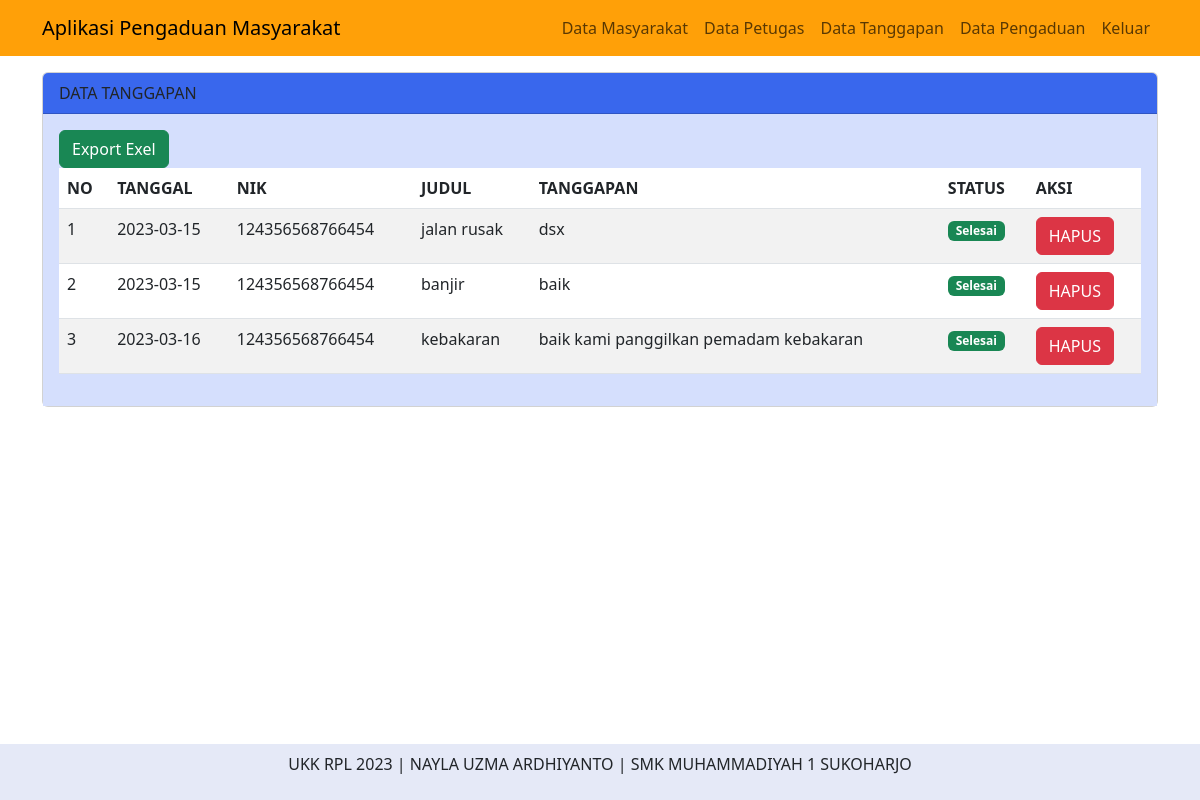
/admin/index.php?page=tanggapan (signed in), run on the app's committed database.
### tables this page shows
CREATE TABLE `tanggapan` (
  `id_tanggapan` int(11) NOT NULL,
  `id_pengaduan` int(11) NOT NULL,
  `tgl_tanggapan` date NOT NULL,
  `tanggapan` text NOT NULL,
  `id_petugas` int(11) NOT NULL
);

CREATE TABLE `pengaduan` (
  `id_pengaduan` int(11) NOT NULL,
  `tgl_pengaduan` date NOT NULL,
  `nik` char(16) NOT NULL,
  `judul_laporan` varchar(50) NOT NULL,
  `isi_laporan` text NOT NULL,
  `foto` varchar(255) NOT NULL,
  `status` enum('0','proses','selesai') NOT NULL
);

### admin/data_tanggapan.php (the view, shortened to what this page needs)
<div class="container">
<div class="row">
    <div class="col-md-12 mt-3">
    <div class="card">
            <div class="card-header" style="background-color: #3967ED;">
                DATA TANGGAPAN
            </div>
            <div class="card-body" style="background-color: #D5DFFD;">
                <a href="http:export_tanggapan.php" class="btn btn-success" target="_blank">Export Exel</a>
                <table class="table table-striped">
                    <thead>
                        <tr>
                            <th>NO</th>
                            <th>TANGGAL</th>
                            <th>NIK</th>
                            <th>JUDUL</th>
                            <th>TANGGAPAN</th>
                            <th>STATUS</th>
                            <th>AKSI</th>
                        </tr>
                    </thead>
                    <tbody>
                    <?php
                        include '../config/koneksi.php';
                        $no = 1;
                        $query = mysqli_query($koneksi, "SELECT a.*,b.* FROM tanggapan a INNER JOIN pengaduan b ON a.id_pengaduan=b.id_pengaduan");
                        while($data = mysqli_fetch_array($query)) { ?>
                        <tr>
                            <td><?php echo $no++; ?></td>
                            <td><?php echo $data['tgl_tanggapan'] ?></td>
                            <td><?php echo $data['nik'] ?></td>
                            <td><?php echo $data['judul_laporan'] ?></td>
                            <td><?php echo $data['tanggapan'] ?></td>
                            <td>
                            <?php
                                            if ($data['status'] == 'proses') {
                                                echo "<span class='badge bg-warning'>Proses</span>";
                                            }
                                            elseif ($data['status'] == 'selesai') {
                                                echo "<span class='badge bg-success'>Selesai</span>";
                                            }
                                            else {
                                                echo "<span class='badge bg-danger'>Menunggu</span>";
                                            }
                                            ?>
                            </td>
                            <td>
                            <a href="" class="btn btn-danger" data-bs-toggle="modal" data-bs-target="#hapus<?php echo $data['id_tanggapan'] ?>">HAPUS</a>
                            </td>
                        </tr>
                        <?php }?>
                    </tbody>
                </table>
            </div>
        </div>
    </div>
</div>
</div>

### data on the page
tanggapan: tgl_tanggapan "2023-03-15", id_pengaduan.nik "124356568766454", id_pengaduan.judul_laporan "jalan rusak", tanggapan "dsx"
tanggapan: tgl_tanggapan "2023-03-15", id_pengaduan.nik "124356568766454", id_pengaduan.judul_laporan "banjir", tanggapan "baik"
tanggapan: tgl_tanggapan "2023-03-16", id_pengaduan.nik "124356568766454", id_pengaduan.judul_laporan "kebakaran", tanggapan "baik kami panggilkan pemadam kebakaran"
